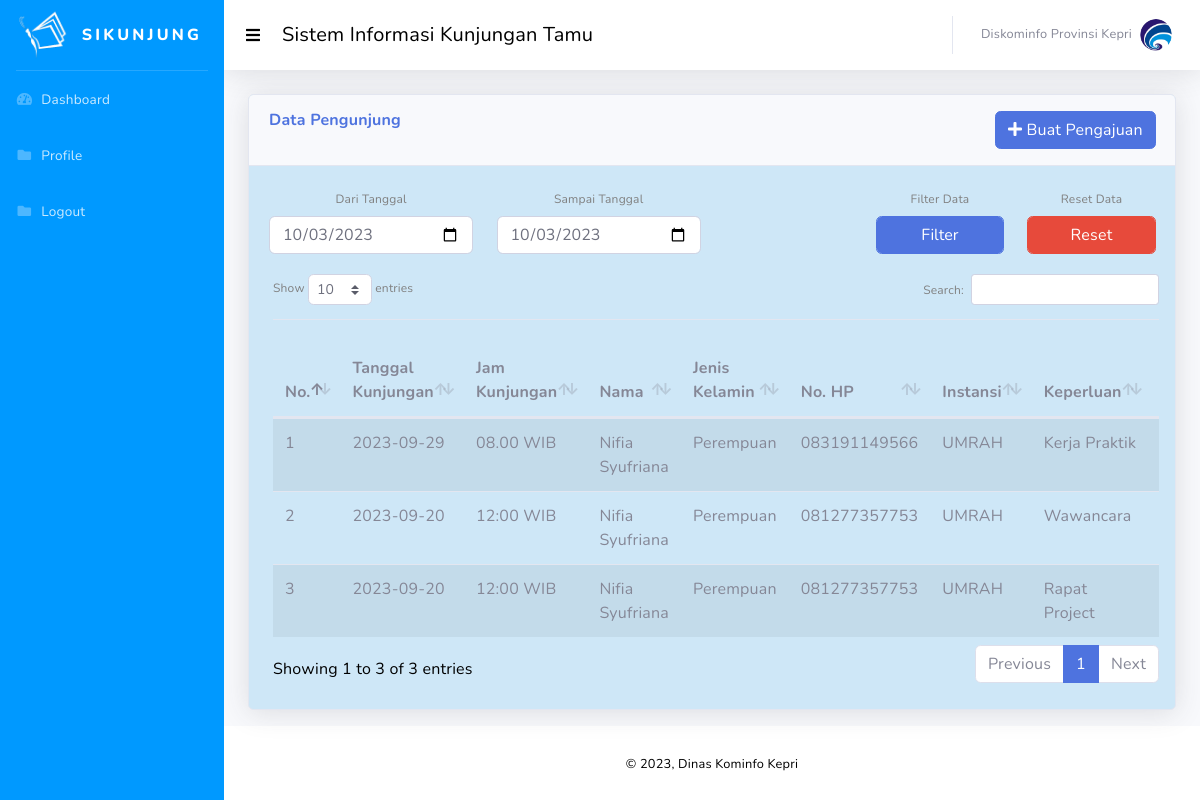
The page /dashboardPengunjung.php (signed in) on the database its author committed.
### tables this page shows
CREATE TABLE `ttamu` (
  `id` int(3) NOT NULL,
  `tanggal` date NOT NULL,
  `nama` varchar(100) NOT NULL,
  `waktu_kunjungan` varchar(50) NOT NULL,
  `gender` varchar(20) NOT NULL,
  `telepon` varchar(20) NOT NULL,
  `instansi` varchar(100) NOT NULL,
  `keperluan` varchar(500) NOT NULL,
  `nama_dituju` varchar(200) NOT NULL,
  `status_kunjungan` varchar(20) NOT NULL,
  `id_user` int(20) DEFAULT NULL,
  `tanggal_dibuat` timestamp NOT NULL DEFAULT current_timestamp(),
  `keterangan_rejected` varchar(500) NOT NULL
);

### dashboardPengunjung.php (the view, shortened to what this page needs)
<?php
    include 'theader.php';
    include "koneksi.php";
?>
<div class="container-fluid">
    <div class="card shadow mb-3">
        <div class="card-header py-3">
            <ul class="navbar-nav ml-auto">
                <div class="row">
                    <div class="col-md-6">
                        <h6 class="m-0 font-weight-bold text-primary">Data Pengunjung</h6>
                    </div>
                    <div class="col-md-6 text-right">
                        <a href="pengajuan.php" class="btn btn-primary"><i class="fa fa-plus"></i> Buat Pengajuan</a>
                    </div>
                </div>
            </ul>
        </div>
        <div class="card-body">
            <form method="POST" action="" class="text-center">
                <div class="row">
                    <div class="col-md-3">
                        <div class="form-group">
                            <label>Dari Tanggal</label>
                            <input class="form-control" type="date" name="tanggal1" value="<?= isset($_POST['tanggal1']) ? $_POST['tanggal1'] : date('Y-m-d') ?>" required>
                        </div>
                    </div>
                    <div class="col-md-3">
                        <div class="form-group">
                            <label>Sampai Tanggal</label>
                            <input class="form-control" type="date" name="tanggal2" value="<?= isset($_POST['tanggal2']) ? $_POST['tanggal2'] : date('Y-m-d') ?>" required>
                        </div>
                    </div>
                    <div class="col-md-2"></div>
                    <div class="col-md-2">
                        <div class="form-group">
                            <label>Filter Data</label>
                            <button class="btn btn-primary form-control" name="btampilkan">Filter</button>
                        </div>
                    </div>
                    <div class="col-md-2">
                        <div class="form-group">
                            <label>Reset Data</label>
                            <a href="DashboardPengunjung.php" class="btn btn-danger form-control">Reset</a>
                        </div>
                    </div>
                </div>
            </form>
            <div class="table-responsive m-1">
                <table class="table table-striped" id="dataTable" width="100%" cellspacing="0">
                    <thead>
                        <tr>
                            <th>No.</th>
                            <th>Tanggal Kunjungan</th>
                            <th>Jam Kunjungan</th>
                            <th>Nama</th>
                            <th>Jenis Kelamin</th>
                            <th>No. HP</th>
                            <th>Instansi</th>
                            <th>Keperluan</th>
                            <th>Nama yang Ditujukan</th>
                        </tr>
                    </thead>
                    <tbody>
                        <?php
                            if (isset($_POST['btampilkan'])) {
                                $tgl1 = $_POST['tanggal1'];
                                $tgl2 = $_POST['tanggal2'];
                                $tampil = mysqli_query($koneksi, "SELECT * FROM ttamu WHERE id_user='$_SESSION[id_user]' AND tanggal BETWEEN '$tgl1' AND '$tgl2' ORDER BY id DESC");
                            } else {
                                $tampil = mysqli_query($koneksi, "SELECT * FROM ttamu WHERE id_user='$_SESSION[id_user]' ORDER BY id DESC");
                            }
                            $no = 1;
                            while ($data = mysqli_fetch_array($tampil)) {
                        ?>
                        <tr>
                            <td><?= $no++ ?></td>
                            <td><?= $data[ 'tanggal'] ?></td>
                            <td><?= $data[ 'waktu_kunjungan'] ?></td>
                            <td><?= $data[ 'nama'] ?></td>
                            <td><?= $data[ 'gender'] ?></td>
                            <td><?= $data[ 'telepon'] ?></td>
                            <td><?= $data[ 'instansi'] ?></td>
                            <td><?= $data[ 'keperluan'] ?></td>
                            <td><?= $data[ 'nama_dituju'] ?></td>
                        </tr>
                        <?php } ?>
                    </tbody>
                </table>
            </div>
        </div>
    </div>
</div>
</div>
<?php include('tfooter.php')?>
</body>
</html>

### rows shown on the page
ttamu: tanggal "2023-09-29", waktu_kunjungan "08.00 WIB", nama "Nifia Syufriana", gender "Perempuan", telepon "083191149566", instansi "UMRAH", keperluan "Kerja Praktik"
ttamu: tanggal "2023-09-20", waktu_kunjungan "12:00 WIB", nama "Nifia Syufriana", gender "Perempuan", telepon "081277357753", instansi "UMRAH", keperluan "Wawancara"
ttamu: tanggal "2023-09-20", waktu_kunjungan "12:00 WIB", nama "Nifia Syufriana", gender "Perempuan", telepon "081277357753", instansi "UMRAH", keperluan "Rapat Project"
